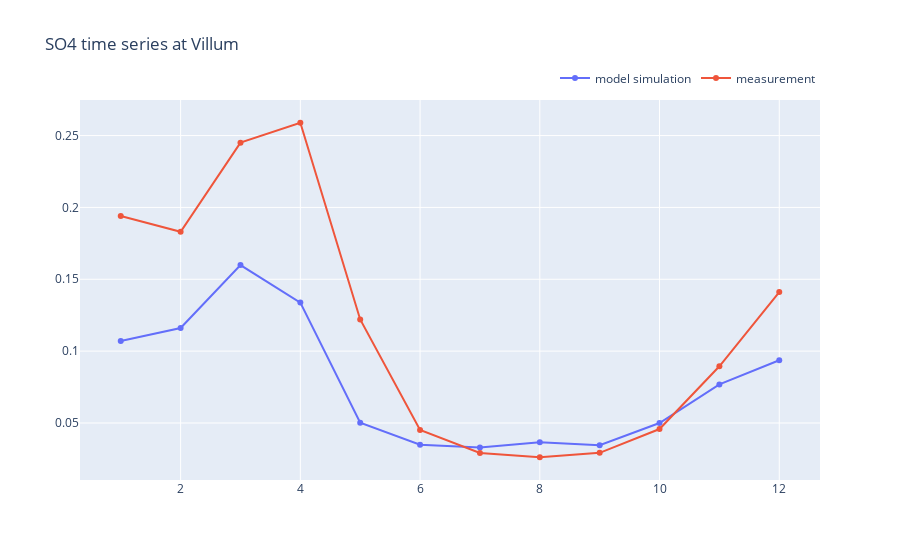

Source (notebook cell):
### Markdown cell above
## 4. Seasonal cycle

### Code cell
df['date'] = pd.to_datetime(df.index)
seasonal_df = df.groupby(df.date.dt.month).mean()

plot_time_series(chemical,station,df=seasonal_df)

### Figure 1 — Plotly figure (JSON) as saved in the notebook; plotly's stock layout.template omitted (floating-point values rounded to 4 significant figures)
{"data": [{"name": "model simulation", "type": "scatter", "x": [1, 2, 3, 4, 5, 6, 7, 8, 9, 10, 11, 12], "y": [0.1071, 0.1161, 0.1599, 0.1338, 0.05017, 0.03485, 0.03285, 0.03666, 0.03445, 0.04994, 0.07685, 0.09368]}, {"name": "measurement", "type": "scatter", "x": [1, 2, 3, 4, 5, 6, 7, 8, 9, 10, 11, 12], "y": [0.194, 0.1831, 0.2451, 0.2589, 0.122, 0.0451, 0.02911, 0.02614, 0.02922, 0.04577, 0.08945, 0.1411]}], "layout": {"legend": {"orientation": "h", "x": 1, "xanchor": "right", "y": 1.02, "yanchor": "bottom"}, "showlegend": true, "title": {"text": "SO4 time series at Villum"}}}
